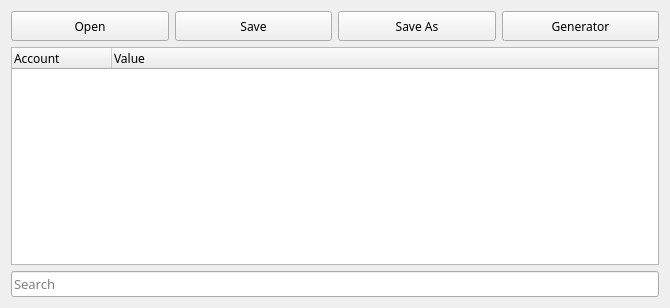
<?xml version="1.0" encoding="UTF-8"?>
<ui version="4.0">
 <class>MainWindow</class>
 <widget class="QMainWindow" name="MainWindow">
  <property name="geometry">
   <rect>
    <x>0</x>
    <y>0</y>
    <width>670</width>
    <height>308</height>
   </rect>
  </property>
  <property name="windowTitle">
   <string>LSPM</string>
  </property>
  <property name="windowIcon">
   <iconset theme="./Icon.png">
    <normaloff>.</normaloff>.</iconset>
  </property>
  <widget class="QWidget" name="centralWidget">
   <layout class="QGridLayout" name="gridLayout">
    <item row="0" column="0">
     <layout class="QVBoxLayout" name="verticalLayout" stretch="0,0,0">
      <item>
       <layout class="QHBoxLayout" name="buttonHLayout">
        <item>
         <widget class="QPushButton" name="openButton">
          <property name="minimumSize">
           <size>
            <width>0</width>
            <height>30</height>
           </size>
          </property>
          <property name="font">
           <font>
            <family>Menlo</family>
           </font>
          </property>
          <property name="text">
           <string>Open</string>
          </property>
         </widget>
        </item>
        <item>
         <widget class="QPushButton" name="saveButton">
          <property name="minimumSize">
           <size>
            <width>0</width>
            <height>30</height>
           </size>
          </property>
          <property name="font">
           <font>
            <family>Menlo</family>
           </font>
          </property>
          <property name="text">
           <string>Save</string>
          </property>
         </widget>
        </item>
        <item>
         <widget class="QPushButton" name="saveAsButton">
          <property name="minimumSize">
           <size>
            <width>0</width>
            <height>30</height>
           </size>
          </property>
          <property name="font">
           <font>
            <family>Menlo</family>
           </font>
          </property>
          <property name="text">
           <string>Save As</string>
          </property>
         </widget>
        </item>
        <item>
         <widget class="QPushButton" name="generatorButton">
          <property name="minimumSize">
           <size>
            <width>0</width>
            <height>30</height>
           </size>
          </property>
          <property name="font">
           <font>
            <family>Menlo</family>
           </font>
          </property>
          <property name="text">
           <string>Generator</string>
          </property>
         </widget>
        </item>
       </layout>
      </item>
      <item>
       <widget class="QTreeWidget" name="accountTree">
        <property name="font">
         <font>
          <family>Menlo</family>
         </font>
        </property>
        <property name="contextMenuPolicy">
         <enum>Qt::CustomContextMenu</enum>
        </property>
        <property name="alternatingRowColors">
         <bool>false</bool>
        </property>
        <property name="selectionMode">
         <enum>QAbstractItemView::ContiguousSelection</enum>
        </property>
        <property name="autoExpandDelay">
         <number>-1</number>
        </property>
        <property name="rootIsDecorated">
         <bool>true</bool>
        </property>
        <property name="uniformRowHeights">
         <bool>false</bool>
        </property>
        <property name="animated">
         <bool>true</bool>
        </property>
        <property name="headerHidden">
         <bool>false</bool>
        </property>
        <column>
         <property name="text">
          <string>Account</string>
         </property>
        </column>
        <column>
         <property name="text">
          <string>Value</string>
         </property>
        </column>
       </widget>
      </item>
      <item>
       <widget class="QLineEdit" name="searchBar">
        <property name="minimumSize">
         <size>
          <width>0</width>
          <height>25</height>
         </size>
        </property>
        <property name="font">
         <font>
          <family>Menlo</family>
          <pointsize>10</pointsize>
         </font>
        </property>
        <property name="text">
         <string/>
        </property>
        <property name="placeholderText">
         <string>Search</string>
        </property>
       </widget>
      </item>
     </layout>
    </item>
   </layout>
  </widget>
 </widget>
 <layoutdefault spacing="6" margin="11"/>
 <resources/>
 <connections/>
</ui>
